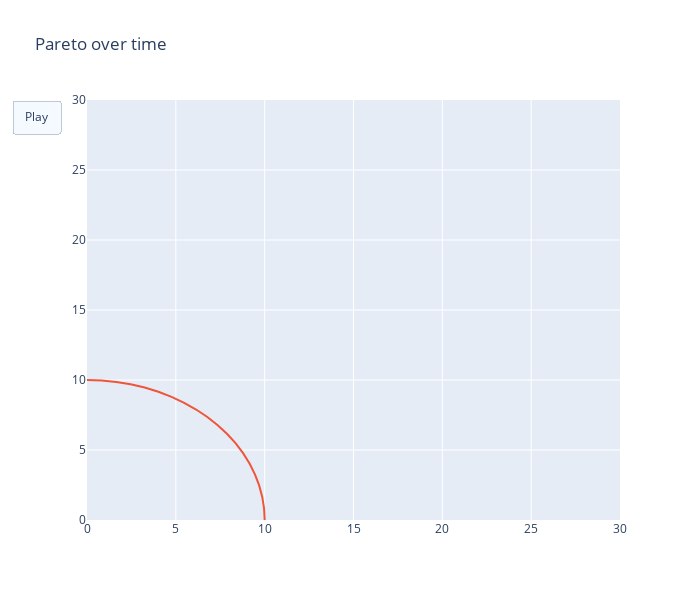

Notebook cell for this chart:
### Code cell
for config in pending_suggestions:
    value = objective_function.evaluate_point(config)
    optimizer.register(config.to_dataframe(), value.to_dataframe())
    tentative_pareto_dfs_over_time.append(optimizer.experiment_designer._tentative_pareto_frontier.pareto_df)
    pareto_dfs_over_time.append(optimizer.pareto_frontier.pareto_df)

params_df, objectives_df, context_df = optimizer.get_all_observations()
objectives_over_time = [objectives_df[:i] for i in objectives_df.index]

# Let's add a leading and trailing row to the frontier to make the volume clearer.
#
augmented_pareto_dfs_over_time = []
for pareto_df in pareto_dfs_over_time:
    max_y0 = pareto_df['y0'].max()
    max_y1 = pareto_df['y1'].max()
    last_row = pd.DataFrame({'y0': [0], 'y1': [pareto_df['y1'].max()]})
    first_row = pd.DataFrame({'y0': [pareto_df['y0'].max()], 'y1': [0]})
    augmented_pareto_df = pd.concat([first_row, pareto_df, last_row], ignore_index=True)
    augmented_pareto_dfs_over_time.append(augmented_pareto_df)

pareto_dfs_over_time = augmented_pareto_dfs_over_time

augmented_pareto_dfs_over_time = []
for pareto_df in tentative_pareto_dfs_over_time:
    max_y0 = pareto_df['y0'].max()
    max_y1 = pareto_df['y1'].max()
    last_row = pd.DataFrame({'y0': [0], 'y1': [pareto_df['y1'].max()]})
    first_row = pd.DataFrame({'y0': [pareto_df['y0'].max()], 'y1': [0]})
    augmented_pareto_df = pd.concat([first_row, pareto_df, last_row], ignore_index=True)
    augmented_pareto_dfs_over_time.append(augmented_pareto_df)

tentative_pareto_dfs_over_time = augmented_pareto_dfs_over_time

import plotly.graph_objects as go



# Create figure
fig = go.Figure(
    data=[
        go.Scatter(
            x=objectives_over_time[0]['y0'],
            y=objectives_over_time[0]['y1'],
            mode="markers",
            marker=dict(color="blue", size=10),
            name='observed objectives'
        ),
        go.Scatter(
            x=true_pareto_df['y0'],
            y=true_pareto_df['y1'],
            name='true pareto'
            #mode="markers",
            #marker=dict(color="red", size=10)
        )
    ],
    layout=go.Layout(
        xaxis=dict(range=[0, 30], autorange=False, zeroline=False),
        yaxis=dict(range=[0, 30], autorange=False, zeroline=False),
        title_text="Pareto over time",
        hovermode="closest",
        updatemenus=[dict(type="buttons", buttons=[dict(label="Play", method="animate", args=[None])])],
        width=700,
        height=600
    ),
    frames=[
        go.Frame(
            data=[
                #go.Scatter(
                #    x=true_pareto_df['y0'],
                #    y=true_pareto_df['y1'],
                #    name='true pareto',
                #    mode="lines",
                #    #marker=dict(color="red", size=10)
                #),
                go.Scatter(
                    x=pareto_dfs_over_time[i]['y0'],
                    y=pareto_dfs_over_time[i]['y1'],
                    name='estimated pareto',
                    mode='lines+markers'
                ),
                go.Scatter(
                    x=tentative_pareto_dfs_over_time[i]['y0'],
                    y=tentative_pareto_dfs_over_time[i]['y1'],
                    name='tentative pareto',
                    mode='lines+markers'
                )
            ]
        )
        for i in range(len(tentative_pareto_dfs_over_time))
    ]
)

fig.show()

### Figure 1 — Plotly figure (JSON) as saved in the notebook; plotly's stock layout.template omitted (floating-point values rounded to 4 significant figures; data arrays with more than 128 entries replaced by an {"elided": "..."} marker saying what was removed)
{"data": [{"marker": {"color": "blue", "size": 10}, "mode": "markers", "name": "observed objectives", "type": "scatter", "x": [], "y": []}, {"name": "true pareto", "type": "scatter", "x": {"elided": "400 float values"}, "y": {"elided": "400 float values"}}], "layout": {"height": 600, "hovermode": "closest", "title": {"text": "Pareto over time"}, "updatemenus": [{"buttons": [{"args": [null], "label": "Play", "method": "animate"}], "type": "buttons"}], "width": 700, "xaxis": {"autorange": false, "range": [0, 30], "zeroline": false}, "yaxis": {"autorange": false, "range": [0, 30], "zeroline": false}}}
